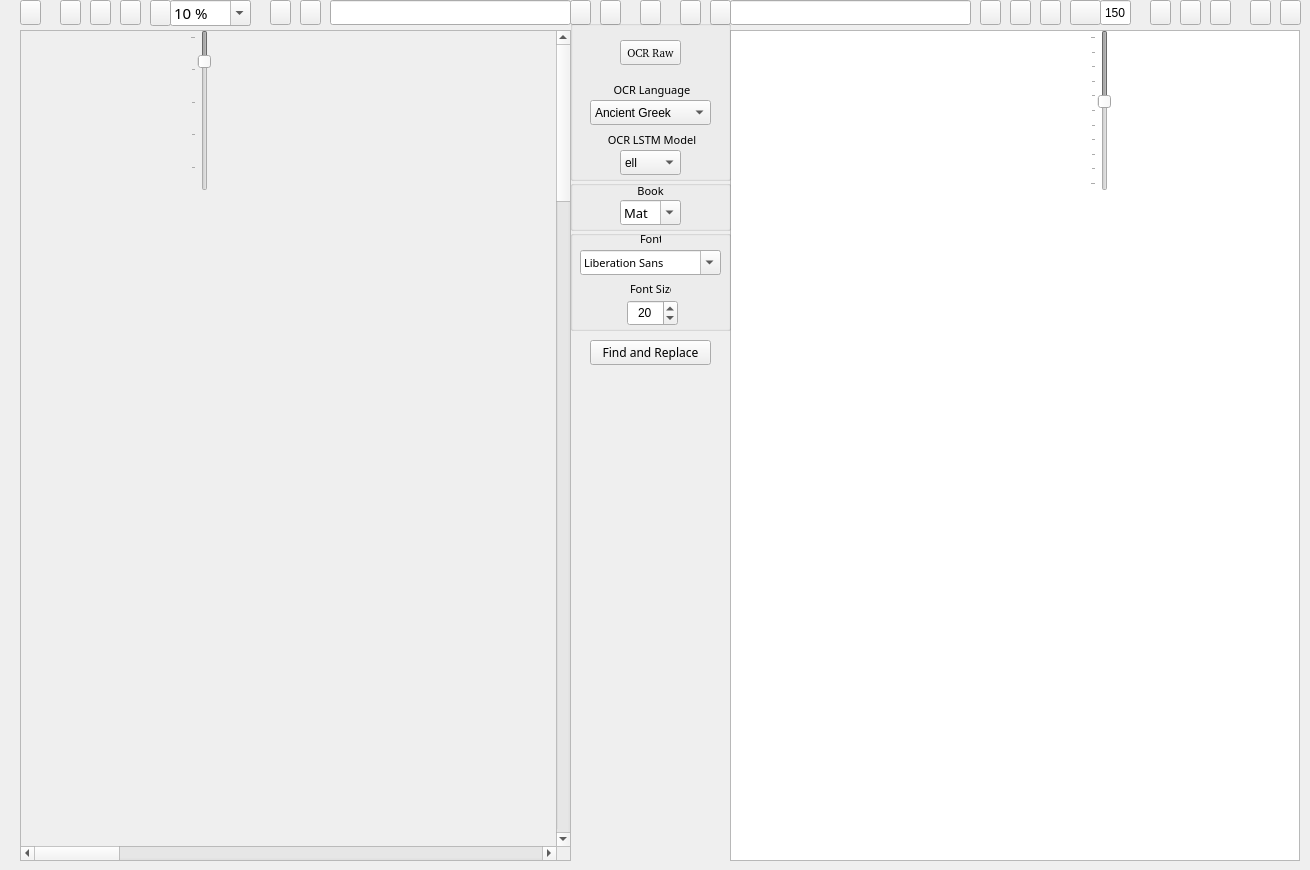
  <widget class="QWidget" name="centralwidget">
   <widget class="QScrollArea" name="ImagescrollArea">
    <property name="geometry">
     <rect>
      <x>20</x>
      <y>30</y>
      <width>551</width>
      <height>831</height>
     </rect>
    </property>
    <property name="sizePolicy">
     <sizepolicy hsizetype="Preferred" vsizetype="Preferred">
      <horstretch>0</horstretch>
      <verstretch>0</verstretch>
     </sizepolicy>
    </property>
    <property name="minimumSize">
     <size>
      <width>501</width>
      <height>600</height>
     </size>
    </property>
    <property name="widgetResizable">
     <bool>true</bool>
    </property>
    <property name="alignment">
     <set>Qt::AlignLeading|Qt::AlignLeft|Qt::AlignTop</set>
    </property>
    <widget class="QWidget" name="ImagescrollAreaWidgetContents">
     <property name="geometry">
      <rect>
       <x>0</x>
       <y>0</y>
       <width>3200</width>
       <height>4800</height>
      </rect>
     </property>
     <property name="sizePolicy">
      <sizepolicy hsizetype="Minimum" vsizetype="Minimum">
       <horstretch>0</horstretch>
       <verstretch>0</verstretch>
      </sizepolicy>
     </property>
     <property name="minimumSize">
      <size>
       <width>3200</width>
       <height>4800</height>
      </size>
     </property>
     <property name="sizeIncrement">
      <size>
       <width>0</width>
       <height>0</height>
      </size>
     </property>
     <property name="baseSize">
      <size>
       <width>520</width>
       <height>700</height>
      </size>
     </property>
     <widget class="QLabel" name="Image">
      <property name="geometry">
       <rect>
        <x>0</x>
        <y>2</y>
        <width>6800</width>
        <height>9600</height>
       </rect>
      </property>
      <property name="sizePolicy">
       <sizepolicy hsizetype="Expanding" vsizetype="Expanding">
        <horstretch>0</horstretch>
        <verstretch>0</verstretch>
       </sizepolicy>
      </property>
      <property name="minimumSize">
       <size>
        <width>3400</width>
        <height>4800</height>
       </size>
      </property>
      <property name="baseSize">
       <size>
        <width>520</width>
        <height>700</height>
       </size>
      </property>
      <property name="text">
       <string/>
      </property>
      <property name="scaledContents">
       <bool>false</bool>
      </property>
      <property name="alignment">
       <set>Qt::AlignLeading|Qt::AlignLeft|Qt::AlignTop</set>
      </property>
     </widget>
    </widget>
   </widget>
   <widget class="QPushButton" name="OpenImageFilebutton">
    <property name="geometry">
     <rect>
      <x>20</x>
      <y>0</y>
      <width>21</width>
      <height>25</height>
     </rect>
    </property>
    <property name="font">
     <font>
      <family>FROMVS [MAXR]</family>
      <pointsize>8</pointsize>
     </font>
    </property>
    <property name="toolTip">
     <string>Open current image</string>
    </property>
    <property name="text">
     <string/>
    </property>
    <property name="icon">
     <iconset resource="../UI_Icons.qrc">
      <normaloff>:/Icons/Icons/folder-open-image.png</normaloff>:/Icons/Icons/folder-open-image.png</iconset>
    </property>
   </widget>
   <widget class="QLineEdit" name="ImageLe">
    <property name="geometry">
     <rect>
      <x>330</x>
      <y>0</y>
      <width>241</width>
      <height>25</height>
     </rect>
    </property>
    <property name="toolTip">
     <string>Current image name</string>
    </property>
   </widget>
   <widget class="QPushButton" name="EditCorrectedTextbutton">
    <property name="geometry">
     <rect>
      <x>980</x>
      <y>0</y>
      <width>21</width>
      <height>25</height>
     </rect>
    </property>
    <property name="font">
     <font>
      <family>FROMVS [MAXR]</family>
      <pointsize>8</pointsize>
     </font>
    </property>
    <property name="toolTip">
     <string>Open current text(.txt,.csv) file</string>
    </property>
    <property name="text">
     <string/>
    </property>
    <property name="icon">
     <iconset resource="../UI_Icons.qrc">
      <normaloff>:/Icons/Icons/folder-open-document-text.png</normaloff>:/Icons/Icons/folder-open-document-text.png</iconset>
    </property>
   </widget>
   <widget class="QPushButton" name="SaveAsOCRCorrTextbutton">
    <property name="geometry">
     <rect>
      <x>1250</x>
      <y>0</y>
      <width>21</width>
      <height>25</height>
     </rect>
    </property>
    <property name="font">
     <font>
      <family>FROMVS [MAXR]</family>
      <pointsize>8</pointsize>
     </font>
    </property>
    <property name="toolTip">
     <string>Save current text file as...</string>
    </property>
    <property name="text">
     <string/>
    </property>
    <property name="icon">
     <iconset resource="../UI_Icons.qrc">
      <normaloff>:/Icons/Icons/disk-rename.png</normaloff>:/Icons/Icons/disk-rename.png</iconset>
    </property>
   </widget>
   <widget class="QPushButton" name="SaveOCRCorrTextbutton">
    <property name="geometry">
     <rect>
      <x>1280</x>
      <y>0</y>
      <width>21</width>
      <height>25</height>
     </rect>
    </property>
    <property name="font">
     <font>
      <family>FROMVS [MAXR]</family>
      <pointsize>8</pointsize>
     </font>
    </property>
    <property name="toolTip">
     <string>Overwrite current text file</string>
    </property>
    <property name="text">
     <string/>
    </property>
    <property name="icon">
     <iconset resource="../UI_Icons.qrc">
      <normaloff>:/Icons/Icons/disk.png</normaloff>:/Icons/Icons/disk.png</iconset>
    </property>
   </widget>
   <widget class="QTextEdit" name="OCRText">
    <property name="geometry">
     <rect>
      <x>730</x>
      <y>30</y>
      <width>570</width>
      <height>831</height>
     </rect>
    </property>
    <property name="minimumSize">
     <size>
      <width>540</width>
      <height>600</height>
     </size>
    </property>
    <property name="font">
     <font>
      <family>FROMVS</family>
      <pointsize>8</pointsize>
      <weight>50</weight>
      <italic>false</italic>
      <bold>false</bold>
     </font>
    </property>
   </widget>
   <widget class="QPushButton" name="Writerbutton">
    <property name="geometry">
     <rect>
      <x>1180</x>
      <y>0</y>
      <width>21</width>
      <height>25</height>
     </rect>
    </property>
    <property name="toolTip">
     <string>Edit current text(.txt) file with OpenOffice Writer</string>
    </property>
    <property name="text">
     <string/>
    </property>
    <property name="icon">
     <iconset resource="../UI_Icons.qrc">
      <normaloff>:/Icons/Icons/libreoffice-writer.png</normaloff>:/Icons/Icons/libreoffice-writer.png</iconset>
    </property>
   </widget>
   <widget class="QPushButton" name="Calcbutton">
    <property name="geometry">
     <rect>
      <x>1210</x>
      <y>0</y>
      <width>21</width>
      <height>25</height>
     </rect>
    </property>
    <property name="toolTip">
     <string>Edit current text(.csv) file with OpenOffice Calc</string>
    </property>
    <property name="text">
     <string/>
    </property>
    <property name="icon">
     <iconset resource="../UI_Icons.qrc">
      <normaloff>:/Icons/Icons/libreoffice-calc.png</normaloff>:/Icons/Icons/libreoffice-calc.png</iconset>
    </property>
   </widget>
   <widget class="QPushButton" name="reloadTextbutton">
    <property name="geometry">
     <rect>
      <x>710</x>
      <y>0</y>
      <width>21</width>
      <height>25</height>
     </rect>
    </property>
    <property name="toolTip">
     <string>Reload current text</string>
    </property>
    <property name="text">
     <string/>
    </property>
    <property name="icon">
     <iconset resource="../UI_Icons.qrc">
      <normaloff>:/Icons/Icons/reload-text.png</normaloff>:/Icons/Icons/reload-text.png</iconset>
    </property>
   </widget>
   <widget class="QPushButton" name="reloadImagebutton">
    <property name="geometry">
     <rect>
      <x>570</x>
      <y>0</y>
      <width>21</width>
      <height>25</height>
     </rect>
    </property>
    <property name="toolTip">
     <string>Reload current image</string>
    </property>
    <property name="text">
     <string/>
    </property>
    <property name="icon">
     <iconset resource="../UI_Icons.qrc">
      <normaloff>:/Icons/Icons/reload.png</normaloff>:/Icons/Icons/reload.png</iconset>
    </property>
   </widget>
   <widget class="QPushButton" name="MyPixlerbutton">
    <property name="geometry">
     <rect>
      <x>60</x>
      <y>0</y>
      <width>21</width>
      <height>25</height>
     </rect>
    </property>
    <property name="toolTip">
     <string>Edit images with Pixer</string>
    </property>
    <property name="text">
     <string/>
    </property>
    <property name="icon">
     <iconset resource="../UI_Icons.qrc">
      <normaloff>:/Icons/Icons/BiblionPixler1.png</normaloff>:/Icons/Icons/BiblionPixler1.png</iconset>
    </property>
   </widget>
   <widget class="QPushButton" name="Deskewbutton">
    <property name="geometry">
     <rect>
      <x>90</x>
      <y>0</y>
      <width>21</width>
      <height>25</height>
     </rect>
    </property>
    <property name="font">
     <font>
      <family>FROMVS</family>
      <pointsize>8</pointsize>
      <weight>50</weight>
      <italic>false</italic>
      <bold>false</bold>
     </font>
    </property>
    <property name="toolTip">
     <string>Deskew current image</string>
    </property>
    <property name="text">
     <string/>
    </property>
    <property name="icon">
     <iconset resource="../UI_Icons.qrc">
      <normaloff>:/Icons/Icons/deskew_clear.png</normaloff>:/Icons/Icons/deskew_clear.png</iconset>
    </property>
   </widget>
   <widget class="QPushButton" name="PrevImgButton">
    <property name="geometry">
     <rect>
      <x>270</x>
      <y>0</y>
      <width>21</width>
      <height>25</height>
     </rect>
    </property>
    <property name="toolTip">
     <string>Previous current image - !pair independent</string>
    </property>
    <property name="text">
     <string/>
    </property>
    <property name="icon">
     <iconset resource="../UI_Icons.qrc">
      <normaloff>:/Icons/Icons/back_image.png</normaloff>:/Icons/Icons/back_image.png</iconset>
    </property>
   </widget>
   <widget class="QPushButton" name="NextImgButton">
    <property name="geometry">
     <rect>
      <x>300</x>
      <y>0</y>
      <width>21</width>
      <height>25</height>
     </rect>
    </property>
    <property name="toolTip">
     <string>Next current image - !pair independent</string>
    </property>
    <property name="text">
     <string/>
    </property>
    <property name="icon">
     <iconset resource="../UI_Icons.qrc">
      <normaloff>:/Icons/Icons/forward_image.png</normaloff>:/Icons/Icons/forward_image.png</iconset>
    </property>
   </widget>
   <widget class="QPushButton" name="PrevTxtButton">
    <property name="geometry">
     <rect>
      <x>1010</x>
      <y>0</y>
      <width>21</width>
      <height>25</height>
     </rect>
    </property>
    <property name="toolTip">
     <string>Previous current text - !pair independent</string>
    </property>
    <property name="text">
     <string/>
    </property>
    <property name="icon">
     <iconset resource="../UI_Icons.qrc">
      <normaloff>:/Icons/Icons/back_text.png</normaloff>:/Icons/Icons/back_text.png</iconset>
    </property>
   </widget>
   <widget class="QPushButton" name="NextTxtButton">
    <property name="geometry">
     <rect>
      <x>1040</x>
      <y>0</y>
      <width>21</width>
      <height>25</height>
     </rect>
    </property>
    <property name="toolTip">
     <string>Next current text - !pair independent</string>
    </property>
    <property name="text">
     <string/>
    </property>
    <property name="icon">
     <iconset resource="../UI_Icons.qrc">
      <normaloff>:/Icons/Icons/forward_text.png</normaloff>:/Icons/Icons/forward_text.png</iconset>
    </property>
   </widget>
   <widget class="QPushButton" name="BothNextButton">
    <property name="geometry">
     <rect>
      <x>680</x>
      <y>0</y>
      <width>21</width>
      <height>25</height>
     </rect>
    </property>
    <property name="toolTip">
     <string>Next current image|text pair</string>
    </property>
    <property name="text">
     <string/>
    </property>
    <property name="icon">
     <iconset resource="../UI_Icons.qrc">
      <normaloff>:/Icons/Icons/ui-button-navigation.png</normaloff>:/Icons/Icons/ui-button-navigation.png</iconset>
    </property>
   </widget>
   <widget class="QPushButton" name="BothPrevButton">
    <property name="geometry">
     <rect>
      <x>600</x>
      <y>0</y>
      <width>21</width>
      <height>25</height>
     </rect>
    </property>
    <property name="toolTip">
     <string>Previous current image|text pair</string>
    </property>
    <property name="text">
     <string/>
    </property>
    <property name="icon">
     <iconset resource="../UI_Icons.qrc">
      <normaloff>:/Icons/Icons/ui-button-navigation-back.png</normaloff>:/Icons/Icons/ui-button-navigation-back.png</iconset>
    </property>
   </widget>
   <widget class="QPushButton" name="BothLoadButton">
    <property name="enabled">
     <bool>true</bool>
    </property>
    <property name="geometry">
     <rect>
      <x>640</x>
      <y>0</y>
      <width>21</width>
      <height>25</height>
     </rect>
    </property>
    <property name="toolTip">
     <string>Load current image|text pair</string>
    </property>
    <property name="text">
     <string/>
    </property>
    <property name="icon">
     <iconset resource="../UI_Icons.qrc">
      <normaloff>:/Icons/Icons/documents1.png</normaloff>:/Icons/Icons/documents1.png</iconset>
    </property>
   </widget>
   <widget class="QGroupBox" name="OCRgroupBox">
    <property name="geometry">
     <rect>
      <x>570</x>
      <y>20</y>
      <width>161</width>
      <height>161</height>
     </rect>
    </property>
    <property name="title">
     <string/>
    </property>
    <widget class="QComboBox" name="OCRlangComboBox">
     <property name="geometry">
      <rect>
       <x>20</x>
       <y>80</y>
       <width>121</width>
       <height>25</height>
      </rect>
     </property>
     <property name="toolTip">
      <string>Select OCR language</string>
     </property>
     <property name="locale">
      <locale language="English" country="UnitedStates"/>
     </property>
     <property name="editable">
      <bool>false</bool>
     </property>
     <item>
      <property name="text">
       <string>Ancient Greek</string>
      </property>
     </item>
     <item>
      <property name="text">
       <string>Middle Greek</string>
      </property>
     </item>
     <item>
      <property name="text">
       <string>Modern Greek</string>
      </property>
     </item>
     <item>
      <property name="text">
       <string>Hebrew</string>
      </property>
     </item>
     <item>
      <property name="text">
       <string>Latin</string>
      </property>
     </item>
    </widget>
    <widget class="QLabel" name="OCRlanglabel">
     <property name="geometry">
      <rect>
       <x>40</x>
       <y>60</y>
       <width>81</width>
       <height>20</height>
      </rect>
     </property>
     <property name="font">
      <font>
       <family>FROMVS</family>
       <pointsize>8</pointsize>
       <weight>50</weight>
       <italic>false</italic>
       <bold>false</bold>
      </font>
     </property>
     <property name="text">
      <string> OCR Language</string>
     </property>
     <property name="alignment">
      <set>Qt::AlignCenter</set>
     </property>
    </widget>
    <widget class="QLabel" name="OCRModellabel">
     <property name="geometry">
      <rect>
       <x>30</x>
       <y>110</y>
       <width>101</width>
       <height>20</height>
      </rect>
     </property>
     <property name="font">
      <font>
       <family>FROMVS</family>
       <pointsize>8</pointsize>
       <weight>50</weight>
       <italic>false</italic>
       <bold>false</bold>
      </font>
     </property>
     <property name="toolTip">
      <string>Select OCR LSTM model</string>
     </property>
     <property name="text">
      <string> OCR LSTM Model</string>
     </property>
     <property name="alignment">
      <set>Qt::AlignCenter</set>
     </property>
    </widget>
    <widget class="QComboBox" name="OCRModelComboBox">
     <property name="geometry">
      <rect>
       <x>50</x>
       <y>130</y>
       <width>61</width>
       <height>25</height>
      </rect>
     </property>
     <property name="toolTip">
      <string>Select OCR language model</string>
     </property>
     <property name="locale">
      <locale language="English" country="UnitedStates"/>
     </property>
     <property name="editable">
      <bool>false</bool>
     </property>
     <item>
      <property name="text">
       <string>ell</string>
      </property>
     </item>
     <item>
      <property name="text">
       <string>grc</string>
      </property>
     </item>
     <item>
      <property name="text">
       <string>feg</string>
      </property>
     </item>
     <item>
      <property name="text">
       <string>heb</string>
      </property>
     </item>
     <item>
      <property name="text">
       <string>feh</string>
      </property>
     </item>
     <item>
      <property name="text">
       <string>lat</string>
      </property>
     </item>
     <item>
      <property name="text">
       <string>fel</string>
      </property>
     </item>
    </widget>
    <widget class="QPushButton" name="OCRbutton">
     <property name="geometry">
      <rect>
       <x>50</x>
       <y>20</y>
       <width>61</width>
       <height>25</height>
      </rect>
     </property>
     <property name="font">
      <font>
       <family>FROMVS [MAXR]</family>
       <pointsize>8</pointsize>
      </font>
     </property>
     <property name="toolTip">
      <string>OCR current image</string>
     </property>
     <property name="text">
      <string>OCR Raw</string>
     </property>
     <property name="icon">
      <iconset resource="../UI_Icons.qrc">
       <normaloff>:/Icons/Icons/ocr3.png</normaloff>:/Icons/Icons/ocr3.png</iconset>
     </property>
    </widget>
   </widget>
   <widget class="QLineEdit" name="TextLE">
    <property name="geometry">
     <rect>
      <x>730</x>
      <y>0</y>
      <width>241</width>
      <height>25</height>
     </rect>
    </property>
   </widget>
   <widget class="QGroupBox" name="SessiongroupBox">
    <property name="geometry">
     <rect>
      <x>570</x>
      <y>180</y>
      <width>161</width>
      <height>51</height>
     </rect>
    </property>
    <property name="title">
     <string/>
    </property>
    <widget class="QLabel" name="booklabel">
     <property name="geometry">
      <rect>
       <x>50</x>
       <y>0</y>
       <width>61</width>
       <height>21</height>
      </rect>
     </property>
     <property name="font">
      <font>
       <family>FROMVS</family>
       <pointsize>8</pointsize>
       <weight>50</weight>
       <italic>false</italic>
       <bold>false</bold>
      </font>
     </property>
     <property name="text">
      <string>Book</string>
     </property>
     <property name="alignment">
      <set>Qt::AlignCenter</set>
     </property>
    </widget>
    <widget class="QComboBox" name="bookComboBox">
     <property name="geometry">
      <rect>
       <x>50</x>
       <y>20</y>
       <width>61</width>
       <height>25</height>
      </rect>
     </property>
     <property name="font">
      <font>
       <family>FROMVS</family>
       <pointsize>10</pointsize>
       <weight>50</weight>
       <italic>false</italic>
       <bold>false</bold>
      </font>
     </property>
     <property name="toolTip">
      <string>Bible book current image|text directory</string>
     </property>
     <property name="editable">
      <bool>true</bool>
     </property>
     <item>
      <property name="text">
       <string>Mat</string>
      </property>
     </item>
     <item>
      <property name="text">
       <string>Mar</string>
      </property>
     </item>
     <item>
      <property name="text">
       <string>Luk</string>
      </property>
     </item>
     <item>
      <property name="text">
       <string>Joh</string>
      </property>
     </item>
     <item>
      <property name="text">
       <string>Act</string>
      </property>
     </item>
     <item>
      <property name="text">
       <string>Rom</string>
      </property>
     </item>
     <item>
      <property name="text">
       <string>1Co</string>
      </property>
     </item>
     <item>
      <property name="text">
       <string>2Co</string>
      </property>
     </item>
     <item>
      <property name="text">
       <string>Gal</string>
      </property>
     </item>
     <item>
      <property name="text">
       <string>Eph</string>
      </property>
     </item>
     <item>
      <property name="text">
       <string>Php</string>
      </property>
     </item>
     <item>
      <property name="text">
       <string>Col</string>
      </property>
     </item>
     <item>
      <property name="text">
       <string>1Th</string>
      </property>
     </item>
     <item>
      <property name="text">
       <string>2Th</string>
      </property>
     </item>
     <item>
      <property name="text">
       <string>1Ti</string>
      </property>
     </item>
     <item>
      <property name="text">
       <string>2Ti</string>
      </property>
     </item>
     <item>
      <property name="text">
       <string>Tit</string>
      </property>
     </item>
     <item>
      <property name="text">
       <string>Phm</string>
      </property>
     </item>
     <item>
      <property name="text">
       <string>Heb</string>
      </property>
     </item>
     <item>
      <property name="text">
       <string>Jas</string>
      </property>
     </item>
     <item>
      <property name="text">
       <string>1Pe</string>
      </property>
     </item>
     <item>
      <property name="text">
       <string>2Pe</string>
      </property>
     </item>
     <item>
      <property name="text">
       <string>1Jn</string>
      </property>
     </item>
     <item>
      <property name="text">
       <string>2Jn</string>
      </property>
     </item>
     <item>
      <property name="text">
       <string>3Jn</string>
      </property>
     </item>
     <item>
      <property name="text">
       <string>Jud</string>
      </property>
     </item>
     <item>
      <property name="text">
       <string>Rev</string>
      </property>
     </item>
    </widget>
   </widget>
   <widget class="QGroupBox" name="TextgroupBox">
    <property name="geometry">
     <rect>
      <x>570</x>
      <y>230</y>
      <width>161</width>
      <height>101</height>
     </rect>
    </property>
    <property name="title">
     <string/>
    </property>
    <widget class="QLabel" name="fontlabel">
     <property name="geometry">
      <rect>
       <x>70</x>
       <y>0</y>
       <width>21</width>
       <height>17</height>
      </rect>
     </property>
     <property name="font">
      <font>
       <family>FROMVS</family>
       <pointsize>8</pointsize>
       <weight>50</weight>
       <italic>false</italic>
       <bold>false</bold>
      </font>
     </property>
     <property name="text">
      <string>Font</string>
     </property>
    </widget>
    <widget class="QLabel" name="fontSizelabel">
     <property name="geometry">
      <rect>
       <x>60</x>
       <y>50</y>
       <width>41</width>
       <height>17</height>
      </rect>
     </property>
     <property name="font">
      <font>
       <family>FROMVS</family>
       <pointsize>8</pointsize>
       <weight>50</weight>
       <italic>false</italic>
       <bold>false</bold>
      </font>
     </property>
     <property name="text">
      <string>Font Size</string>
     </property>
    </widget>
    <widget class="QSpinBox" name="fontSizeBox">
     <property name="geometry">
      <rect>
       <x>57</x>
       <y>70</y>
       <width>51</width>
       <height>26</height>
      </rect>
     </property>
     <property name="toolTip">
      <string>Select font size</string>
     </property>
     <property name="alignment">
      <set>Qt::AlignCenter</set>
     </property>
     <property name="minimum">
      <number>6</number>
     </property>
     <property name="maximum">
      <number>30</number>
     </property>
     <property name="value">
      <number>20</number>
     </property>
    </widget>
    <widget class="QFontComboBox" name="fontComboBox">
     <property name="geometry">
      <rect>
       <x>10</x>
       <y>20</y>
       <width>141</width>
       <height>25</height>
      </rect>
     </property>
     <property name="font">
      <font>
       <family>FROMVS</family>
       <pointsize>8</pointsize>
       <weight>50</weight>
       <italic>false</italic>
       <bold>false</bold>
      </font>
     </property>
     <property name="toolTip">
      <string>Select font</string>
     </property>
    </widget>
   </widget>
   <widget class="QComboBox" name="ZoomComboBox">
    <property name="geometry">
     <rect>
      <x>170</x>
      <y>0</y>
      <width>81</width>
      <height>26</height>
     </rect>
    </property>
    <property name="sizePolicy">
     <sizepolicy hsizetype="Preferred" vsizetype="Preferred">
      <horstretch>0</horstretch>
      <verstretch>0</verstretch>
     </sizepolicy>
    </property>
    <property name="font">
     <font>
      <family>FROMVS</family>
      <pointsize>11</pointsize>
      <weight>50</weight>
      <italic>false</italic>
      <bold>false</bold>
     </font>
    </property>
    <property name="toolTip">
     <string>Select current image zoom</string>
    </property>
    <property name="inputMethodHints">
     <set>Qt::ImhNone</set>
    </property>
    <property name="editable">
     <bool>true</bool>
    </property>
    <property name="currentText">
     <string>10 %</string>
    </property>
    <property name="insertPolicy">
     <enum>QComboBox::NoInsert</enum>
    </property>
    <item>
     <property name="text">
      <string>10 %</string>
     </property>
    </item>
    <item>
     <property name="text">
      <string>25 %</string>
     </property>
    </item>
    <item>
     <property name="text">
      <string>50 %</string>
     </property>
    </item>
    <item>
     <property name="text">
      <string>100 %</string>
     </property>
    </item>
    <item>
     <property name="text">
      <string>200 %</string>
     </property>
    </item>
   </widget>
   <widget class="QPushButton" name="Zoombutton">
    <property name="enabled">
     <bool>true</bool>
    </property>
    <property name="geometry">
     <rect>
      <x>150</x>
      <y>0</y>
      <width>21</width>
      <height>26</height>
     </rect>
    </property>
    <property name="font">
     <font>
      <family>FROMVS</family>
      <pointsize>8</pointsize>
      <weight>50</weight>
      <italic>false</italic>
      <bold>false</bold>
     </font>
    </property>
    <property name="toolTip">
     <string>Zoom decorator</string>
    </property>
    <property name="text">
     <string/>
    </property>
    <property name="icon">
     <iconset resource="../UI_Icons.qrc">
      <normaloff>:/Icons/Icons/image-resize1.png</normaloff>:/Icons/Icons/image-resize1.png</iconset>
    </property>
   </widget>
   <widget class="QPushButton" name="Cropbutton">
    <property name="geometry">
     <rect>
      <x>120</x>
      <y>0</y>
      <width>21</width>
      <height>25</height>
     </rect>
    </property>
    <property name="font">
     <font>
      <family>FROMVS</family>
      <pointsize>8</pointsize>
      <weight>50</weight>
      <italic>false</italic>
      <bold>false</bold>
     </font>
    </property>
    <property name="toolTip">
     <string>Crop current image</string>
    </property>
    <property name="text">
     <string/>
    </property>
    <property name="icon">
     <iconset resource="../UI_Icons.qrc">
      <normaloff>:/Icons/Icons/image-crop.png</normaloff>:/Icons/Icons/image-crop.png</iconset>
    </property>
   </widget>
   <widget class="QSlider" name="LHslider">
    <property name="enabled">
     <bool>false</bool>
    </property>
    <property name="geometry">
     <rect>
      <x>1090</x>
      <y>30</y>
      <width>21</width>
      <height>161</height>
     </rect>
    </property>
    <property name="toolTip">
     <string>Set current text line spacing</string>
    </property>
    <property name="minimum">
     <number>100</number>
    </property>
    <property name="maximum">
     <number>200</number>
    </property>
    <property name="singleStep">
     <number>2</number>
    </property>
    <property name="pageStep">
     <number>10</number>
    </property>
    <property name="value">
     <number>144</number>
    </property>
    <property name="sliderPosition">
     <number>144</number>
    </property>
    <property name="orientation">
     <enum>Qt::Vertical</enum>
    </property>
    <property name="invertedAppearance">
     <bool>true</bool>
    </property>
    <property name="tickPosition">
     <enum>QSlider::TicksAbove</enum>
    </property>
   </widget>
   <widget class="QLineEdit" name="LHlineEdit">
    <property name="geometry">
     <rect>
      <x>1100</x>
      <y>0</y>
      <width>31</width>
      <height>25</height>
     </rect>
    </property>
    <property name="toolTip">
     <string>Current text line spacing</string>
    </property>
    <property name="text">
     <string>150</string>
    </property>
    <property name="maxLength">
     <number>32767</number>
    </property>
    <property name="alignment">
     <set>Qt::AlignCenter</set>
    </property>
    <property name="placeholderText">
     <string>150</string>
    </property>
    <property name="clearButtonEnabled">
     <bool>false</bool>
    </property>
   </widget>
   <widget class="QPushButton" name="LHDialogtbutton">
    <property name="enabled">
     <bool>true</bool>
    </property>
    <property name="geometry">
     <rect>
      <x>1070</x>
      <y>0</y>
      <width>31</width>
      <height>25</height>
     </rect>
    </property>
    <property name="font">
     <font>
      <family>FROMVS [MAXR]</family>
      <pointsize>8</pointsize>
     </font>
    </property>
    <property name="toolTip">
     <string>Enable line spacing slider</string>
    </property>
    <property name="text">
     <string/>
    </property>
    <property name="icon">
     <iconset resource="../UI_Icons.qrc">
      <normaloff>:/Icons/Icons/edit-line-spacing.png</normaloff>:/Icons/Icons/edit-line-spacing.png</iconset>
    </property>
   </widget>
   <widget class="QSlider" name="Zoomslider">
    <property name="enabled">
     <bool>false</bool>
    </property>
    <property name="geometry">
     <rect>
      <x>190</x>
      <y>30</y>
      <width>21</width>
      <height>161</height>
     </rect>
    </property>
    <property name="toolTip">
     <string>Set current text line spacing</string>
    </property>
    <property name="minimum">
     <number>10</number>
    </property>
    <property name="maximum">
     <number>100</number>
    </property>
    <property name="singleStep">
     <number>1</number>
    </property>
    <property name="pageStep">
     <number>20</number>
    </property>
    <property name="value">
     <number>25</number>
    </property>
    <property name="sliderPosition">
     <number>25</number>
    </property>
    <property name="orientation">
     <enum>Qt::Vertical</enum>
    </property>
    <property name="invertedAppearance">
     <bool>true</bool>
    </property>
    <property name="tickPosition">
     <enum>QSlider::TicksAbove</enum>
    </property>
   </widget>
   <widget class="QPushButton" name="MyWriterbutton">
    <property name="geometry">
     <rect>
      <x>1150</x>
      <y>0</y>
      <width>21</width>
      <height>25</height>
     </rect>
    </property>
    <property name="toolTip">
     <string>Edit current text(.txt) file with OpenOffice Writer</string>
    </property>
    <property name="text">
     <string/>
    </property>
    <property name="icon">
     <iconset resource="../UI_Icons.qrc">
      <normaloff>:/Icons/Icons/icon.png</normaloff>:/Icons/Icons/icon.png</iconset>
    </property>
   </widget>
   <widget class="QPushButton" name="FindReplacebutton">
    <property name="geometry">
     <rect>
      <x>590</x>
      <y>340</y>
      <width>121</width>
      <height>25</height>
     </rect>
    </property>
    <property name="font">
     <font>
      <family>FROMVS</family>
      <pointsize>9</pointsize>
      <weight>50</weight>
      <italic>false</italic>
      <bold>false</bold>
     </font>
    </property>
    <property name="text">
     <string>Find and Replace</string>
    </property>
    <property name="icon">
     <iconset resource="../UI_Icons.qrc">
      <normaloff>:/Icons/Icons/search.png</normaloff>:/Icons/Icons/search.png</iconset>
    </property>
   </widget>
  </widget>
